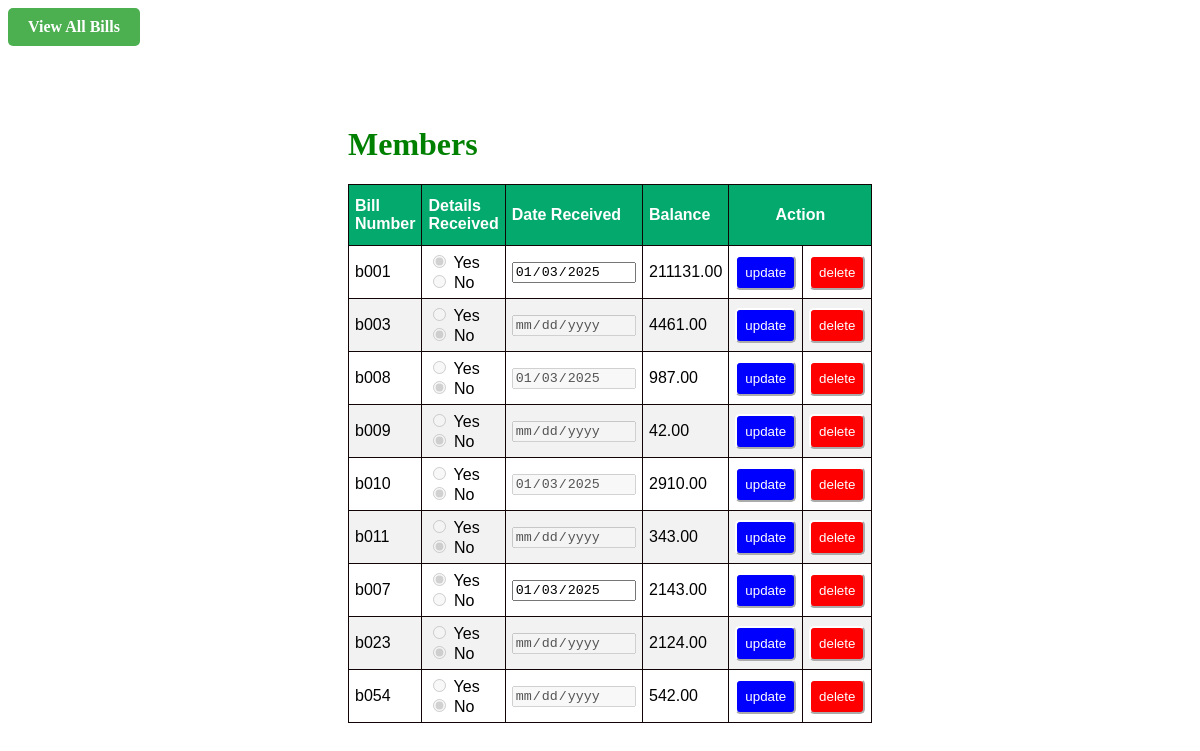
The page /wrong/ on the database its author committed.
### myapp/models.py (models this page shows)
class wronginvoice(models.Model):
    bill_number = models.CharField(max_length=100,unique = True)
    details_received = models.BooleanField(default = False)
    date_received = models.DateField(null=True, blank=True)
    balance = models.DecimalField(max_digits=10, decimal_places=2)

### myapp/views.py (the view)
# urls.py: path('wrong/', views.wrong_invoice_page, name='incorrect_invoices'),
@transaction.atomic
def wrong_invoice_page(request):
    bills = Member.objects.filter(invoice_correct=False, details_received=True)
    wrong_invoices = []  # To store the created objects
    for bill in bills:
        if not wronginvoice.objects.filter(bill_number=bill.bill_number).exists():
            wrong_invoice = wronginvoice.objects.create(
                bill_number=bill.bill_number,
                balance=bill.balance
            )
            wrong_invoices.append(wrong_invoice)  # Keep track of created objects
        existing_wrong_invoices = wronginvoice.objects.all()
    return render(request, 'wrong.html', {'bills': bills, 'existing_wrong_invoices': existing_wrong_invoices})

### myapp/templates/wrong.html (shortened to what this page needs)
<!DOCTYPE html>
<html lang="en">
<head>
</head>
<a href="{% url 'index' %}" class = "btn-link">View All Bills</a>
{% load static %}
<link rel="stylesheet" href="{% static 'style.css' %}">
<body>
    <div class="container">
        <h1>Members</h1>
        <table id="customers" border="1">
            <thead>
                <th>Bill Number</th>
                <th>Details Received</th>
                <th>Date Received</th>
                <th>Balance</th>
                <th colspan="2" id="mid">Action</th>
            </thead>
            {% for wrong_invoice in existing_wrong_invoices %}
  <tr>
    <td>{{ wrong_invoice.bill_number }}</td>
    <td>
        <label>
            <input type="radio" {% if wrong_invoice.details_received %}checked{% endif %} disabled > Yes
        </label>
        <label>
            <input type="radio" {% if not wrong_invoice.details_received %}checked{% endif %} disabled> No
        </label>
    </td>
    <td>
        <input
            type="date"
            class="date-received"
            data-row-id="{{ wrong_invoice.id }}"
            value="{{ wrong_invoice.date_received|date:'Y-m-d' }}"
            {% if not wrong_invoice.details_received %}disabled{% endif %} readonly
        >
    </td>
    <td>{{ wrong_invoice.balance }}</td>
    <td>
        <a href="{% url 'update_wrong' wrong_invoice.id %}"><button id="up">update</button></a>
    </td>
    <td>
        <a href="delete_wrong/{{ wrong_invoice.id }}"><button id="del">delete</button></a>
    </td>
  </tr>
{% empty %}
  <tr>
    <td colspan="8">No bills with incorrect invoices found.</td>
  </tr>
{% endfor %}
        </table>
    </div>
</body>
</html>

### myapp/static/style.css (style rules this page uses)
.container { margin: 80px 240px 60px 240px; padding: 0px 100px 100px 100px; }
#customers { font-family: Arial, Helvetica, sans-serif; border-collapse: collapse; width: 100%; }
#customers td, #customers th { border: 1px solid rgb(17, 4, 4); padding: 6px; }
#customers tr:nth-child(even) { background-color: #f2f2f2; }
#customers th { padding-top: 12px; padding-bottom: 12px; text-align: left; background-color: #04AA6D; color: white; }
#customers #mid { text-align: center; }
#customers #up { background-color: blue; border-color: white; border-radius: 5px; padding: 8px; color: white; }
#customers #del { background-color: red; border-color: white; border-radius: 5px; padding: 8px; color: white; }
#customers button { width: 100%; }
h1 { color: green; }
.btn-link { display: inline-block; padding: 10px 20px; background-color: #4CAF50; color: white; text-decoration: none; border-radius: 5px; font-size: 16px; font-weight: bold; transition: background-color 0.3s ease; }

### rows shown on the page
wronginvoice: bill_number "b001", details_received "☑ Yes", details_received "☐ No", date_received "01/03/2025", balance "211131.00"
wronginvoice: bill_number "b003", details_received "☐ Yes", details_received "☑ No", balance "4461.00"
wronginvoice: bill_number "b008", details_received "☐ Yes", details_received "☑ No", date_received "01/03/2025", balance "987.00"
wronginvoice: bill_number "b009", details_received "☐ Yes", details_received "☑ No", balance "42.00"
wronginvoice: bill_number "b010", details_received "☐ Yes", details_received "☑ No", date_received "01/03/2025", balance "2910.00"
wronginvoice: bill_number "b011", details_received "☐ Yes", details_received "☑ No", balance "343.00"
wronginvoice: bill_number "b007", details_received "☑ Yes", details_received "☐ No", date_received "01/03/2025", balance "2143.00"
wronginvoice: bill_number "b023", details_received "☐ Yes", details_received "☑ No", balance "2124.00"
wronginvoice: bill_number "b054", details_received "☐ Yes", details_received "☑ No", balance "542.00"
